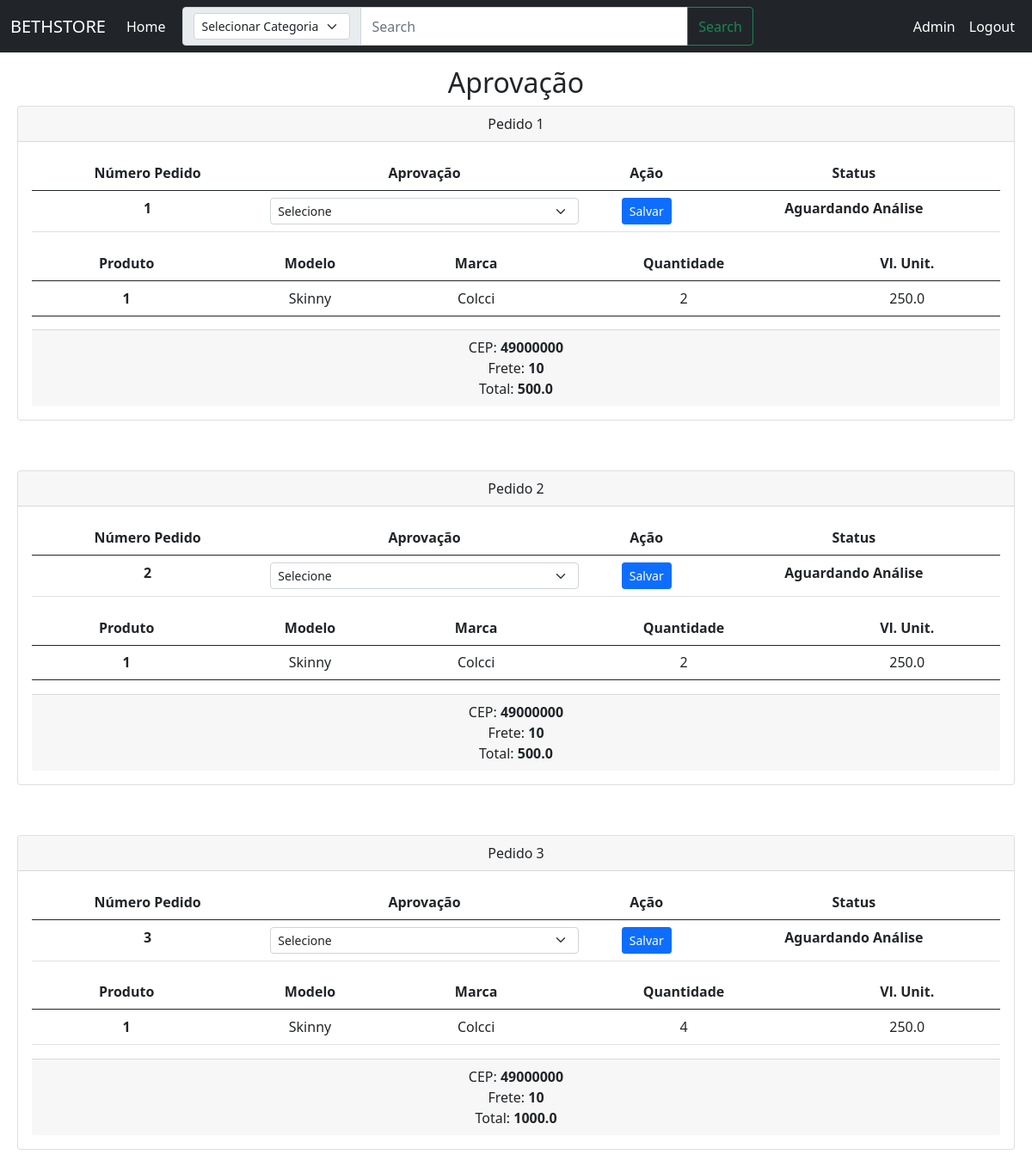
The page /aprovacao (signed in) on the database as committed earlier.
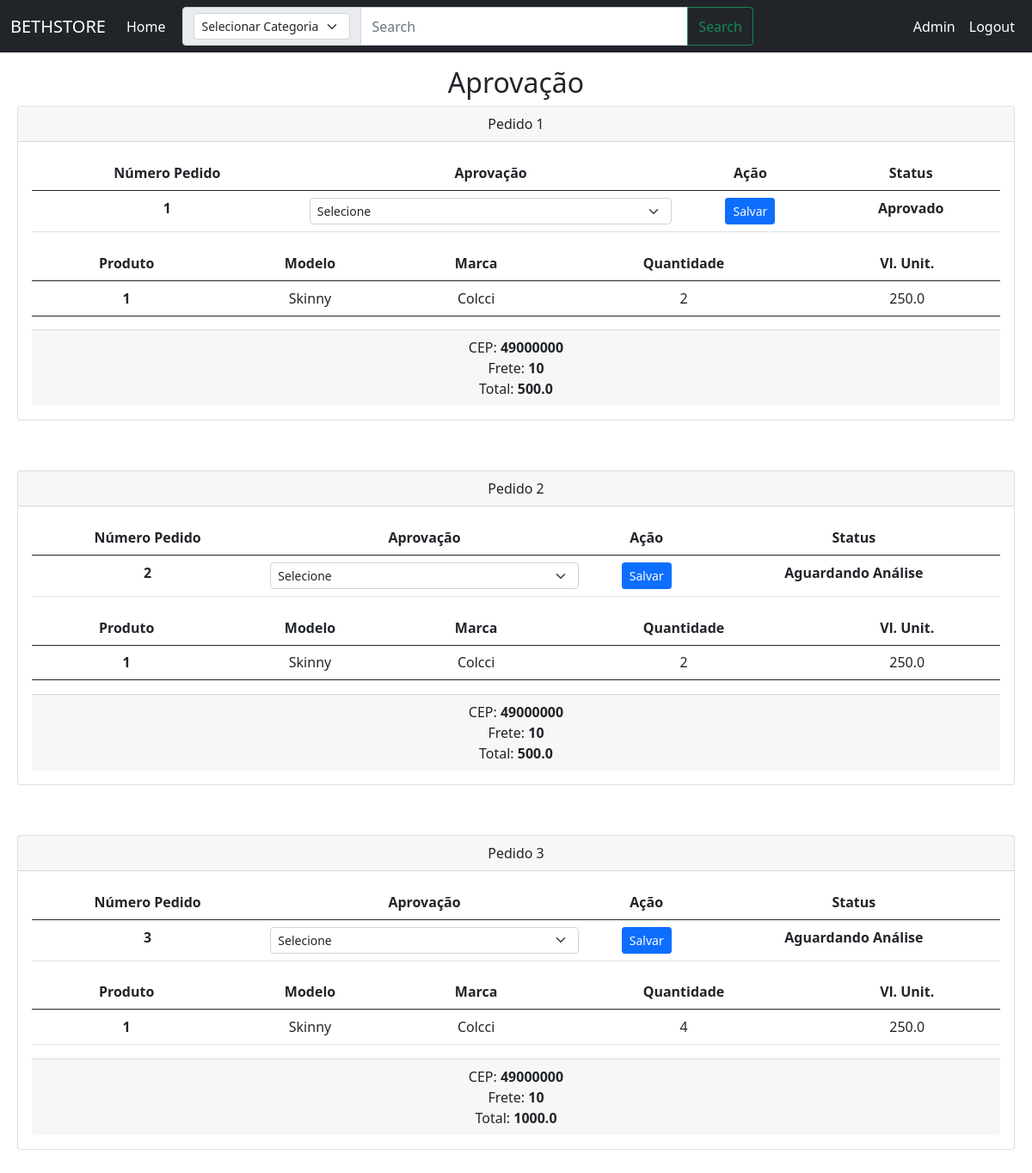
The same page on the database as committed later.
### app/models/tables.py (models this page shows)
class Pedido(db.Model):
    id = db.Column(db.Integer, primary_key = True, autoincrement = True)
    valor_frete = db.Column(db.Float)
    previsao_entrega = db.Column(db.Integer)
    forma_pagamento = db.Column(db.String)
    pagamento = db.Column(db.String)
    total = db.Column(db.Float)
    id_cliente = db.Column(db.Integer, db.ForeignKey("cliente.id"))
    cliente = db.relationship("Cliente", foreign_keys = id_cliente)
    id_aprovacao = db.Column(db.Integer, db.ForeignKey("aprovacao.id"))
    aprovacao = db.relationship("Aprovacao", foreign_keys = id_aprovacao)

class Aprovacao(db.Model):
    id = db.Column(db.Integer, primary_key = True, autoincrement = True)
    mensagem = db.Column(db.String)
    id_usuario = db.Column(db.Integer, db.ForeignKey("usuario.id"))
    usuario = db.relationship("Usuario", foreign_keys = id_usuario)

class ProdutoPedido(db.Model):
    id = db.Column(db.Integer, primary_key = True, autoincrement = True)
    quantidade = db.Column(db.Integer)
    valor = db.Column(db.Float)
    id_pedido = db.Column(db.Integer, db.ForeignKey("pedido.id"))
    pedido = db.relationship("Pedido", foreign_keys = id_pedido)
    id_produto = db.Column(db.Integer, db.ForeignKey("produto.id"))
    produto = db.relationship("Produto", foreign_keys = id_produto)

class Produto(db.Model):
    id = db.Column(db.Integer, primary_key = True, autoincrement = True)
    marca = db.Column(db.String)
    modelo = db.Column(db.String)
    preco = db.Column(db.Float)
    tamanho = db.Column(db.String)
    quantidade = db.Column(db.Integer)
    inf_tecnica = db.Column(db.String)
    descricao = db.Column(db.String)
    id_imagem = db.Column(db.Integer, db.ForeignKey("imagem.id"))
    imagem = db.relationship("Imagem", foreign_keys = id_imagem)
    id_categoria = db.Column(db.Integer, db.ForeignKey("categoria.id"))
    categoria = db.relationship("Categoria", foreign_keys = id_categoria)

class Cliente(db.Model):
    id  = db.Column(db.Integer, primary_key = True, autoincrement = True)
    nome = db.Column(db.String)
    cpf = db.Column(db.String)
    endereco = db.Column(db.String)
    telefone = db.Column(db.String)
    cep = db.Column(db.String)
    id_usuario = db.Column(db.Integer, db.ForeignKey("usuario.id"))
    usuario = db.relationship("Usuario", foreign_keys = id_usuario)

### app/controllers/controllers.py (the view)
@controllers.route('/aprovacao', methods=['GET','POST'])
@login_required
def aprovacao():
    if current_user.admin == True:
        pedidos = Pedido.query.all()
        produtos_pedidos = ProdutoPedido.query.all()
        aprovacoes = Aprovacao.query.all()
        return render_template('aprovacao.html', usuario=current_user, pedidos=pedidos, produtos_pedidos = produtos_pedidos, aprovacoes = aprovacoes)
    else:
        return 'Acesso negado', 400

### app/__init__.py (called while the page is built)
@login_manager.user_loader
def load_user(id):
    return Usuario.query.get(int(id))

### app/templates/aprovacao.html (shortened to what this page needs)
{% extends "base.html" %}
{% block content %}
<h2 align="center">Aprovação</h2>
{% for pedido in pedidos %}
        <div class="card text-center " style="margin-left: 20px; margin-right: 20px; margin-bottom: 10px;">
            <div class="card-header">
            Pedido {{pedido.id}}
            </div>
            <div class="card-body">
            <table class="table">
                <thead>
                <tr>
                    <th scope="col">Número Pedido</th>
                    <th scope="col">Aprovação</th>
                    <th scope="col">Ação</th>
                    <th scope="col">Status</th>
                </tr>
                </thead>
                <tbody>
                    <tr>
                        <th>{{pedido.id}}</th>
                        <td>
                            <form action="/aprovacao/{{pedido.id}}" method="POST">
                            <select class="form-select form-select-sm" name="aprovacao" id="aprovacao" aria-label=".form-select-sm example">
                            <option selected>Selecione</option>
                            </select>
                            <td>
                            <button type="submit" class="btn btn-primary btn-sm">Salvar</button>
                            </td>
                        </form>
                        </td>
                        <th>{{pedido.aprovacao.mensagem}}</th>
                    </tr>
                    <tr>
            <table class="table">
                <thead>
                <tr>
                    <th scope="col">Produto</th>
                    <th scope="col">Modelo</th>
                    <th scope="col">Marca</th>
                    <th scope="col">Quantidade</th>
                    <th scope="col">Vl. Unit.</th>
                </tr>
                </thead>
                {% for produto in produtos_pedidos %}
                <tbody>
                    <tr>
                        {% if pedido.id == produto.pedido.id %}
                        <th>{{produto.id_produto}}</th>
                        <td>{{produto.produto.modelo}}</td>
                        <td>{{produto.produto.marca}}</td>
                        <td>{{produto.quantidade}}</td>
                        <td>{{produto.valor}}</td>
                        {% endif %}
                    </tr>
                </tbody>
                {% endfor %}
            </table>
                    </tr>
                </tbody>
            </table>
            <div class="card-footer ">
            CEP: <strong>{{pedido.cliente.cep}}</strong>
            <div>
                Frete: <strong>10</strong>
            </div>
            <div>
                Total: <strong>{{pedido.total}}</strong>
            </div>
            </div>
        </div>
        </div>
        <br><br>
        {% endfor %}
{% endblock content %}

### app/templates/base.html (shortened to what this page needs)
<!doctype html>
<html lang="pt-br">
<head>
<link href="https://cdn.jsdelivr.net/npm/bootstrap@5.0.2/dist/css/bootstrap.min.css" rel="stylesheet">
</head>
<body>
    <nav class="navbar navbar-expand-lg navbar-dark bg-dark mb-3">
        <div class="container-fluid">
          <a class="navbar-brand" href="/">BETHSTORE</a>
            <div class="collapse navbar-collapse" id="navbarTogglerDemo03">
                <ul class="navbar-nav me-auto mb-2 mb-lg-0">
                <li class="nav-item">
                    <a class="nav-link active" aria-current="page" href="/">Home</a>
                </li>
                </ul>
                <form method="POST" action="{{ url_for('controllers.busca')}}" class="container" >
                    <div class="input-group" style="width: 80%;" >
                        <span class="input-group-text" id="basic-addon1">
                            <select class="form-select form-select-sm" aria-label=".form-select-sm example" name="categoria">
                                <option selected value="0">Selecionar Categoria</option>
                            </select>
                        </span>
                        <input type="text" class="form-control" name="busca" placeholder="Search" aria-label="Username" aria-describedby="basic-addon1" >
                        <button class="btn btn-outline-success" type="submit">Search</button>
                    </div>
                </form>
                <ul class="navbar-nav me-auto mb-2 mb-lg-0">
                    {% if usuario.is_authenticated %}
                        {% if usuario.admin == True %}
                        <li class="nav-item">
                            <a class="nav-link active" aria-current="page" href="/administrador">Admin</a>
                        </li>
                        {% endif %}
                    <li class="nav-item">
                        <a class="nav-link active" aria-current="page" href="/logout">Logout</a>
                    </li>
                    {% endif %}
                </ul>
            </div>
        </div>
    </nav>
    <div>
        {% block content %}
        {% endblock content %}
    </div>
  </body>
</html>

Rows that differ between the two databases and show on the page:
changed Pedido id 1: aprovacao.mensagem "Aguardando Análise" → "Aprovado"
